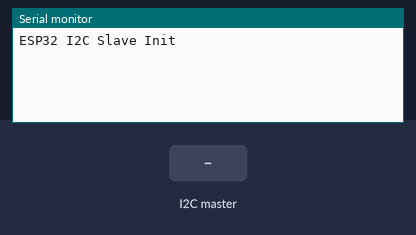
A sketch run on a simulated ESP32. Shown: the last lines printed to the serial monitor. The test bench sets the inputs (shaded band).

Above: at 1.2 s.
1.3 s: the I2C master sends the byte 1
At 1.8 s:
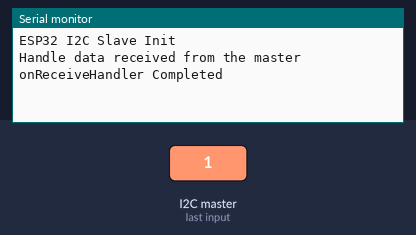
2.8 s: the I2C master sends the byte 0
At 4.0 s:
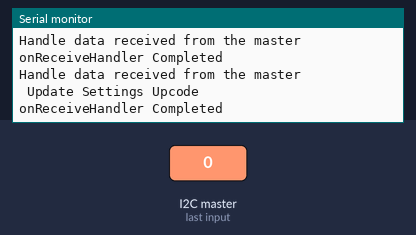
4.3 s: the I2C master sends the byte 2
At 5.3 s:
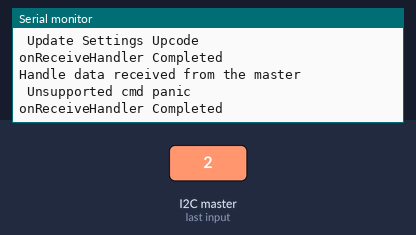

Measured:
- after the input at 1.3 s, the serial monitor: prints a new line after 0.05 s (image 1)
- after the input at 2.8 s, the serial monitor: prints a new line after 0.05 s (image 2)
- after the input at 4.3 s, the serial monitor: prints a new line after 0.05 s (image 3)

The sketch:

I2C_Slave.ino
```cpp
#include <Wire.h>

// Define I2C slave address and register array
#define I2C_SLAVE_ADDR 0x22  // Example address

#define MAX_NO_OF_SETTINGS  10


/*
 * Setting Param can be pre-defaulted to any desired value
 *
 */
uint8_t Settings_Param[MAX_NO_OF_SETTINGS] = { 0, 10 , 20 , 30, 40, 50, 60, 70, 80, 90};
static uint8_t Param_Addres = 0;

void setup() {
  Wire.begin(I2C_SLAVE_ADDR);  // Initialize as I2C slave
  Wire.onReceive(onReceiveHandler);  // Set up receive handler
  Wire.onRequest(onRequestHandler);  // Set up request handler
  Serial.begin(115200);
  Serial.println("ESP32 I2C Slave Init");
}


void UpdateSettings(int _numberofBytes,uint8_t _setting_addr)
{
  while(_numberofBytes && (_setting_addr <= MAX_NO_OF_SETTINGS) )
  {
    Serial.printf("Looping in Update settings setting_addr : %d --- numberOfBytes %d \n", _setting_addr, _numberofBytes);
    Settings_Param[_setting_addr] = Wire.read();
    Serial.printf("Settings_Param[%d] : %d \n",_setting_addr,Settings_Param[_setting_addr]);
    _numberofBytes--;
    _setting_addr++;
  }
}

void Template_UpdateSettings_CMD(int _numberofBytes)
{
  uint8_t settingAddress;
  if (_numberofBytes)
  {
    settingAddress = Wire.read();
    _numberofBytes--;
    if (_numberofBytes && settingAddress < MAX_NO_OF_SETTINGS)
    {
      UpdateSettings(_numberofBytes,settingAddress);
    }
  }

}

// Handle data received from the master
void onReceiveHandler(int numBytes)
{
  Serial.println("Handle data received from the master");
  if (numBytes < 1)
  {
    Serial.println(" Fatal Error panic");
    return;
  }
  uint8_t cmd = Wire.read();  // First byte is the opcode
  numBytes--;
  switch (cmd)
  {
    case 0x00:
      Serial.println(" Update Settings Upcode ");
      Template_UpdateSettings_CMD(numBytes);
    break;

    case 0x01:
      Param_Addres = Wire.read();

    break;

    default:
      Serial.println(" Unsupported cmd panic");
    break;
  }
  Serial.println("onReceiveHandler Completed \n");
}

// Handle data requested by the master
void onRequestHandler()
{
  if (Param_Addres < MAX_NO_OF_SETTINGS) {
    Wire.write(Settings_Param[Param_Addres]); // Send the value at the last requested register
    Serial.printf("Sending data to Master: Register Address [%d]: %d\n", Param_Addres, Settings_Param[Param_Addres]);
  } else {
    Wire.write(0xFF); // Indicate an error or invalid address
    Serial.println("Invalid register address requested");
  }
}

void loop() {
  delay(1000);

  // Optionally, add debugging or processing here
}
```
